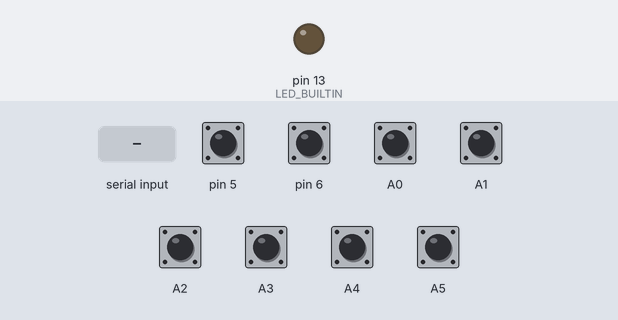
A sketch run on a simulated Arduino Uno, built with avr-gcc and run on an emulated ATmega328P. Parts: output pins drawn as LEDs (lit = HIGH). Inputs (shaded band) come from the test bench; at power-on: A0–5, pin 5, pin 6 HIGH. What the sketch prints to the serial monitor is not drawn.

Above: at 1.2 s.
1.3 s: "r" received over Serial
At 1.6 s:
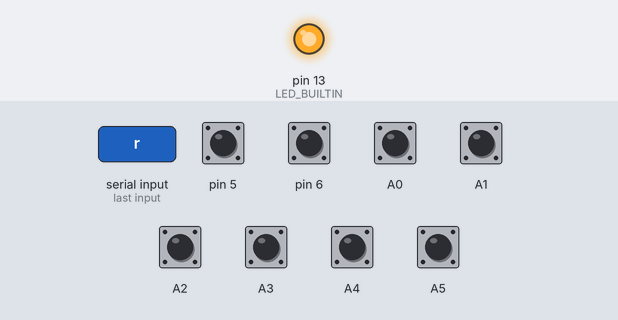
2.8 s: "i" received over Serial
4.3 s: "s" received over Serial
Timing chart, 0 to 7.3 s (numbered marks = the images above; inputs shaded):
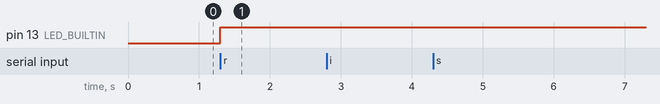

Measured:
- after the input at 1.3 s, pin 13 (LED_BUILTIN): LOW → HIGH at once
- after the input at 2.8 s, every drawn part: stays the same
- after the input at 4.3 s, every drawn part: stays the same

The sketch:

ACE-EAW.ino
```cpp
#include <EEPROM.h>

// the state of the status led
int led = 0;

// the last value read from the encoder
byte lastReading;

int loopCounter = 0;

// holds the serial number guid read from the eeprom
byte eepromGuid[16];

// the look-up table which returns encoder index value
int dataTable[256];

void setup() {
  Serial.setTimeout(1);
  Serial.begin(115200);

  pinMode(LED_BUILTIN, OUTPUT);

  // encoder data lines 0-7
  pinMode(A0, INPUT_PULLUP);
  pinMode(A1, INPUT_PULLUP);
  pinMode(A2, INPUT_PULLUP);
  pinMode(A3, INPUT_PULLUP);
  pinMode(A4, INPUT_PULLUP);
  pinMode(A5, INPUT_PULLUP);
  pinMode(5, INPUT_PULLUP);
  pinMode(6, INPUT_PULLUP);

  // the sensor has positions 0 to 127 which are encoded in 8 bits,
  // because of this there are many un-used values so they are defined
  // here at startup.
  dataTable[127] = 0;
  dataTable[63] = 1;
  dataTable[62] = 2;
  dataTable[58] = 3;
  dataTable[56] = 4;
  dataTable[184] = 5;
  dataTable[152] = 6;
  dataTable[24] = 7;

  dataTable[8] = 8;
  dataTable[72] = 9;
  dataTable[73] = 10;
  dataTable[77] = 11;
  dataTable[79] = 12;
  dataTable[15] = 13;
  dataTable[47] = 14;
  dataTable[175] = 15;

  dataTable[191] = 16;
  dataTable[159] = 17;
  dataTable[31] = 18;
  dataTable[29] = 19;
  dataTable[28] = 20;
  dataTable[92] = 21;
  dataTable[76] = 22;
  dataTable[12] = 23;

  dataTable[4] = 24;
  dataTable[36] = 25;
  dataTable[164] = 26;
  dataTable[166] = 27;
  dataTable[167] = 28;
  dataTable[135] = 29;
  dataTable[151] = 30;
  dataTable[215] = 31;

  dataTable[223] = 32;
  dataTable[207] = 33;
  dataTable[143] = 34;
  dataTable[142] = 35;
  dataTable[14] = 36;
  dataTable[46] = 37;
  dataTable[38] = 38;
  dataTable[6] = 39;

  dataTable[2] = 40;
  dataTable[18] = 41;
  dataTable[82] = 42;
  dataTable[83] = 43;
  dataTable[211] = 44;
  dataTable[195] = 45;
  dataTable[203] = 46;
  dataTable[235] = 47;

  dataTable[239] = 48;
  dataTable[231] = 49;
  dataTable[199] = 50;
  dataTable[71] = 51;
  dataTable[7] = 52;
  dataTable[23] = 53;
  dataTable[19] = 54;
  dataTable[3] = 55;

  dataTable[1] = 56;
  dataTable[9] = 57;
  dataTable[41] = 58;
  dataTable[169] = 59;
  dataTable[233] = 60;
  dataTable[225] = 61;
  dataTable[229] = 62;
  dataTable[245] = 63;

  dataTable[247] = 64;
  dataTable[243] = 65;
  dataTable[227] = 66;
  dataTable[163] = 67;
  dataTable[131] = 68;
  dataTable[139] = 69;
  dataTable[137] = 70;
  dataTable[129] = 71;

  dataTable[128] = 72;
  dataTable[132] = 73;
  dataTable[148] = 74;
  dataTable[212] = 75;
  dataTable[244] = 76;
  dataTable[240] = 77;
  dataTable[242] = 78;
  dataTable[250] = 79;

  dataTable[251] = 80;
  dataTable[249] = 81;
  dataTable[241] = 82;
  dataTable[209] = 83;
  dataTable[193] = 84;
  dataTable[197] = 85;
  dataTable[196] = 86;
  dataTable[192] = 87;

  dataTable[64] = 88;
  dataTable[66] = 89;
  dataTable[74] = 90;
  dataTable[106] = 91;
  dataTable[122] = 92;
  dataTable[120] = 93;
  dataTable[121] = 94;
  dataTable[125] = 95;

  dataTable[253] = 96;
  dataTable[252] = 97;
  dataTable[248] = 98;
  dataTable[232] = 99;
  dataTable[224] = 100;
  dataTable[226] = 101;
  dataTable[98] = 102;
  dataTable[96] = 103;

  dataTable[32] = 104;
  dataTable[33] = 105;
  dataTable[37] = 106;
  dataTable[53] = 107;
  dataTable[61] = 108;
  dataTable[60] = 109;
  dataTable[188] = 110;
  dataTable[190] = 111;

  dataTable[254] = 112;
  dataTable[126] = 113;
  dataTable[124] = 114;
  dataTable[116] = 115;
  dataTable[112] = 116;
  dataTable[113] = 117;
  dataTable[49] = 118;
  dataTable[48] = 119;

  dataTable[16] = 120;
  dataTable[144] = 121;
   dataTable[146] = 122;
  dataTable[154] = 123;
  dataTable[158] = 124;
  dataTable[30] = 125;
  dataTable[94] = 126;
  dataTable[95] = 127;

  // wait until USB is connected
  while (!Serial) {
    delay(1);
  }
}

void loop() {
  // process any serial events
  while (Serial.available()) {
    switch (Serial.read()) {
      case 'r':
        // the r command returns a reading from the encoder
        lastReading =
          digitalRead(A0) |
          digitalRead(A1) << 1 |
          digitalRead(A2) << 2 |
          digitalRead(A3) << 3 |
          digitalRead(A4) << 4 |
          digitalRead(A5) << 5 |
          digitalRead(5) << 6 |
          digitalRead(6) << 7;
        // return the decoded value
        Serial.write(dataTable[lastReading]);

        // toggle the led
        led = !led;
        digitalWrite(LED_BUILTIN, led);
        break;
      case 'i':
        // returns the identification GUID
        Serial.print("75d05ba8-639c-46e6-a940-591d920a2d86");
        break;
      case 's':
        // s command returns the serial number of the sensor
        // read in the serial number from the eeprom
        for (int i = 0; i < 16; i++) {
          eepromGuid[i] = EEPROM.read(i);
        }
        // return the value to the host
        Serial.write(eepromGuid, 16);
        break;
      case 'e':
        // the e command programs the serial number in the eeprom
        // set the timeout to 1/10th of a second to wait longer for new data from slower hosts
        Serial.setTimeout(100);
        // read in and write 16 bytes to the eeprom
        for (int i = 0; i < 16; i++) {
          EEPROM.write(i, Serial.read());
        }
        // set the timeout back to original value
        Serial.setTimeout(1);
        break;
    }
  }
}
```
